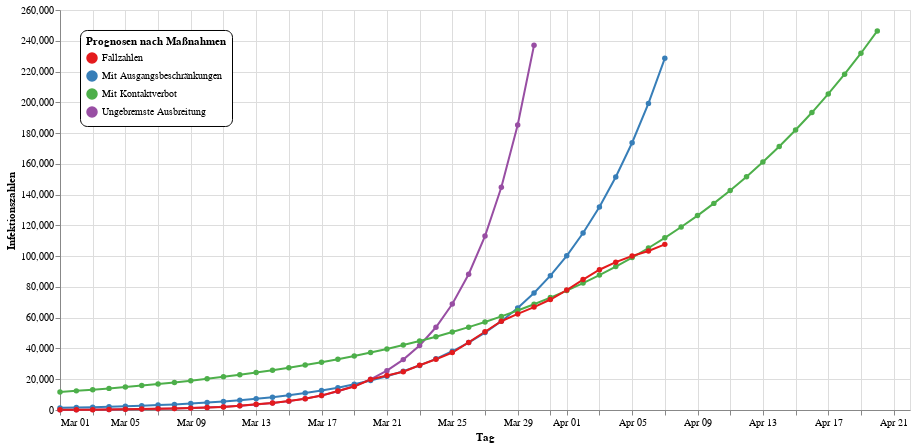

The cell this chart's notebook holds for it:
### Code cell
data = pd.read_csv("corona_infections.csv", header=0, names=["day", "cases"])
data["day"] = [dt.datetime.strptime(d + ' 2020', "%b %d %Y") for d in data["day"]]
md1 = dt.datetime(year=2020, month=3, day=20)
md2 = dt.datetime(year=2020, month=3, day=28)
c0 = np.array(data[data["day"] <= md1]["cases"])
d0 = np.array([d.toordinal() for d in data[data["day"] <= md1]["day"]])
c1 = np.array(data[(md1 <= data["day"])][(data["day"] <= md2)]["cases"])
d1 = np.array([d.toordinal() for d in data[md1 <= data["day"]][data["day"] <= md2]["day"]])
c2 = np.array(data[md2 <= data["day"]]["cases"])
d2 = np.array([d.toordinal() for d in data[md2 <= data["day"]]["day"]])
par0, _ = curve_fit(
    corona_curve, 
    xdata=d0, 
    ydata=c0, 
    p0=[c0[0], dt.datetime(year=2020, month=3, day=1).toordinal(), 8e-9, 5.6e7],
    bounds=(
        [0, d0[0], 1e-11, c0[-1]], 
        [c0[-1], dt.datetime(year=2021, month=6, day=1).toordinal(), 1e-8, 8.35e7])
)
par1, _ = curve_fit(
    corona_curve, 
    xdata=d1, 
    ydata=c1, 
    p0=[c1[0], dt.datetime(year=2020, month=3, day=20).toordinal(), 8e-9, 5.6e7],
    bounds=(
        [0, d1[0], 1e-11, c1[-1]], 
        [c1[-1], dt.datetime(year=2021, month=6, day=1).toordinal(), 1e-8, 8.35e7])
)
par2, _ = curve_fit(
    corona_curve, 
    xdata=d2, 
    ydata=c2, 
    p0=[c2[0], dt.datetime(year=2020, month=3, day=28).toordinal(), 8e-9, 5.6e7],
    bounds=(
        [0, d2[0], 1e-11, c2[-1]], 
        [c2[-1], dt.datetime(year=2021, month=6, day=1).toordinal(), 1e-8, 8.35e7])
)
print(par0, "\n", par1, "\n", par2)
data = data[data["day"] >= dt.datetime(year=2020, month=3, day=1)]
data = data.rename(columns={"day": "Tag", "cases": "Infektionszahlen"})
data["Typ"] = ["Fallzahlen" for d in data["Tag"]]
data["Typ"] = data["Typ"].astype(str)
data_count = len(data) + 15
for par, t in [(par0, "Ungebremste Ausbreitung"), 
               (par1, "Mit Ausgangsbeschränkungen"), 
               (par2, "Mit Kontaktverbot")]:
    for i in range(data_count):
        curve_value = corona_curve((list(data["Tag"])[0] + dt.timedelta(days=i)).toordinal(), *par)
        data = data.append(pd.DataFrame(
            [[list(data["Tag"])[0] + dt.timedelta(days=i), 
              curve_value if curve_value < 250000 else None,
              t]],
            columns=("Tag", "Infektionszahlen", "Typ")
        ), ignore_index=True)
data = data.tail(len(data)-data_count+15).append(data.head(data_count-15), ignore_index=True)
line = alt.Chart(data).mark_line(point=True).encode(
    alt.X("monthdate(Tag)", title="Tag"),
    alt.Y("Infektionszahlen:Q", title="Infektionszahlen"),
    color=alt.Color("Typ:N", 
                    scale=alt.Scale(scheme="set1"),
                    legend=alt.Legend(
        orient="none", legendX=20, legendY=20,
        fillColor="white", strokeColor="black", cornerRadius=7, padding=6,
        title="Prognosen nach Maßnahmen"))
)
nearest = alt.selection(type='single', nearest=True, on='mouseover',
                        fields=['Tag'], empty='none')
selectors = alt.Chart(data).mark_point().encode(
    alt.X("monthdate(Tag)", title="Tag"),
    opacity=alt.value(0),
).add_selection(nearest)
points = line.mark_point().encode(
    opacity=alt.condition(nearest, alt.value(1), alt.value(0))
)
text = line.mark_text(align='left', dx=5, dy=5).encode(
    text=alt.condition(nearest, 'Infektionszahlen:Q', alt.value(' '))
)
rules = alt.Chart(data).mark_rule(color='gray').encode(
    alt.X("monthdate(Tag)", title="Tag"),
).transform_filter(nearest)
alt.layer(
    line, selectors, points, rules, text
).properties(width=850, height=400)

### Figure 1 — Vega-Lite specification as saved in the notebook (floating-point values rounded to 4 significant figures; data arrays with more than 128 entries replaced by an {"elided": "..."} marker saying what was removed)
{"config": {"view": {"continuousWidth": 400, "continuousHeight": 300}}, "layer": [{"mark": {"type": "line", "point": true}, "encoding": {"color": {"type": "nominal", "field": "Typ", "legend": {"cornerRadius": 7, "fillColor": "white", "legendX": 20, "legendY": 20, "orient": "none", "padding": 6, "strokeColor": "black", "title": "Prognosen nach Maßnahmen"}, "scale": {"scheme": "set1"}}, "x": {"type": "temporal", "field": "Tag", "timeUnit": "monthdate", "title": "Tag"}, "y": {"type": "quantitative", "field": "Infektionszahlen", "title": "Infektionszahlen"}}}, {"mark": "point", "encoding": {"opacity": {"value": 0}, "x": {"type": "temporal", "field": "Tag", "timeUnit": "monthdate", "title": "Tag"}}, "selection": {"selector001": {"type": "single", "nearest": true, "on": "mouseover", "fields": ["Tag"], "empty": "none"}}}, {"mark": "point", "encoding": {"color": {"type": "nominal", "field": "Typ", "legend": {"cornerRadius": 7, "fillColor": "white", "legendX": 20, "legendY": 20, "orient": "none", "padding": 6, "strokeColor": "black", "title": "Prognosen nach Maßnahmen"}, "scale": {"scheme": "set1"}}, "opacity": {"condition": {"value": 1, "selection": "selector001"}, "value": 0}, "x": {"type": "temporal", "field": "Tag", "timeUnit": "monthdate", "title": "Tag"}, "y": {"type": "quantitative", "field": "Infektionszahlen", "title": "Infektionszahlen"}}}, {"mark": {"type": "rule", "color": "gray"}, "encoding": {"x": {"type": "temporal", "field": "Tag", "timeUnit": "monthdate", "title": "Tag"}}, "transform": [{"filter": {"selection": "selector001"}}]}, {"mark": {"type": "text", "align": "left", "dx": 5, "dy": 5}, "encoding": {"color": {"type": "nominal", "field": "Typ", "legend": {"cornerRadius": 7, "fillColor": "white", "legendX": 20, "legendY": 20, "orient": "none", "padding": 6, "strokeColor": "black", "title": "Prognosen nach Maßnahmen"}, "scale": {"scheme": "set1"}}, "text": {"condition": {"type": "quantitative", "field": "Infektionszahlen", "selection": "selector001"}, "value": " "}, "x": {"type": "temporal", "field": "Tag", "timeUnit": "monthdate", "title": "Tag"}, "y": {"type": "quantitative", "field": "Infektionszahlen", "title": "Infektionszahlen"}}}], "data": {"name": "data-1f2381882ef749ab61f049cf83917099"}, "height": 400, "width": 850, "$schema": "https://vega.github.io/schema/vega-lite/v4.0.2.json", "datasets": {"data-1f2381882ef749ab61f049cf83917099": {"elided": "197 records"}}}
